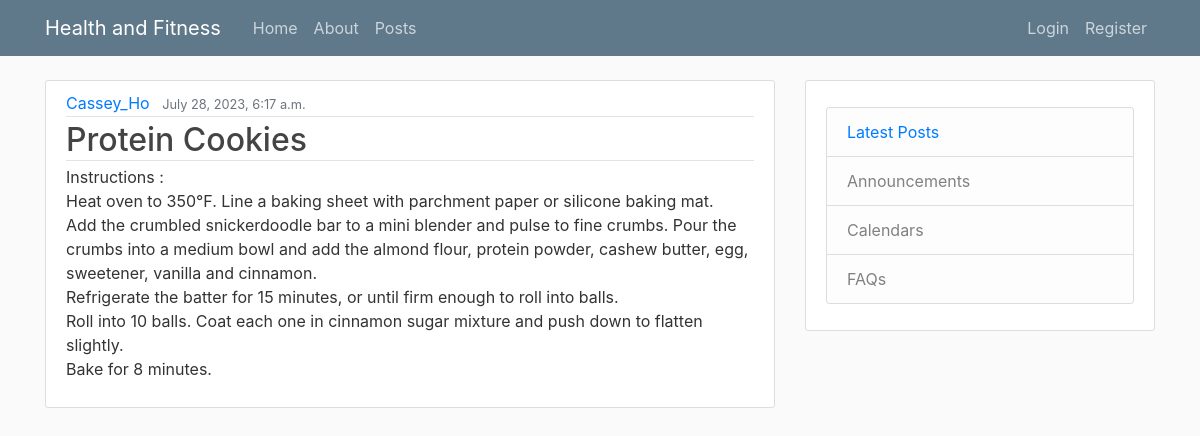
The page /posts/9/ on the database its author committed.
### blog/models.py (models this page shows, shortened)
class Post(models.Model):
    title = models.CharField(max_length=20)
    content = models.TextField()
    author = models.ForeignKey(User, on_delete=models.CASCADE)
    date=models.DateTimeField(default=timezone.now)

### blog/views.py (the view)
# urls.py: path('posts/<int:pk>/',PostDetailView.as_view(),name="posts-detail"),
class PostDetailView(DetailView):
    model=Post

### blog/templates/blog/Post_detail.html (shortened to what this page needs)
{% extends "blog/base.html" %}
{% block content%}
<article class="media content-section">
    <div class="media-body">
      <div class="article-metadata">
        <a class="mr-2" href="">{{object.author}}</a>
        <small class="text-muted">{{object.date}}</small>
      </div>
      <h2 class="article-metadata" class=" "href="#">{{ object.title }}</h2>
      <p class="article-content">{{ object.content }}</p>
    </div>
  </article>
{% endblock content%}

### blog/static/blog/main.css (style rules this page uses)
body { background: #fafafa; color: #333333; margin-top: 5rem; }
h1, h2, h3, h4, h5, h6 { color: #444444; }
.content-section { background: #ffffff; padding: 10px 20px; border: 1px solid #dddddd; border-radius: 3px; margin-bottom: 20px; }
.article-content { white-space: pre-line; }
.article-metadata { padding-bottom: 1px; margin-bottom: 4px; border-bottom: 1px solid #e3e3e3 }

### rows shown on the page
Post: author "Cassey_Ho", date "July 28, 2023, 6:17 a.m.", title "Protein Cookies", content "Instructions : Heat oven to 350°F. Line a baking sheet with parchment paper or silicone baking mat. Add the crumbled snickerdoodle bar to a mini blender and pulse to fine crumbs. Pour the crumbs into a medium bowl and add the almond flour, protein powder, cashew butter, egg, sweetener, vanilla and cinnamon. Refrigerate the batter for 15 minutes, or until firm enough to roll into balls. Roll into 10 balls. Coat each one in cinnamon sugar mixture and push down to flatten slightly. Bake for 8 minutes."
